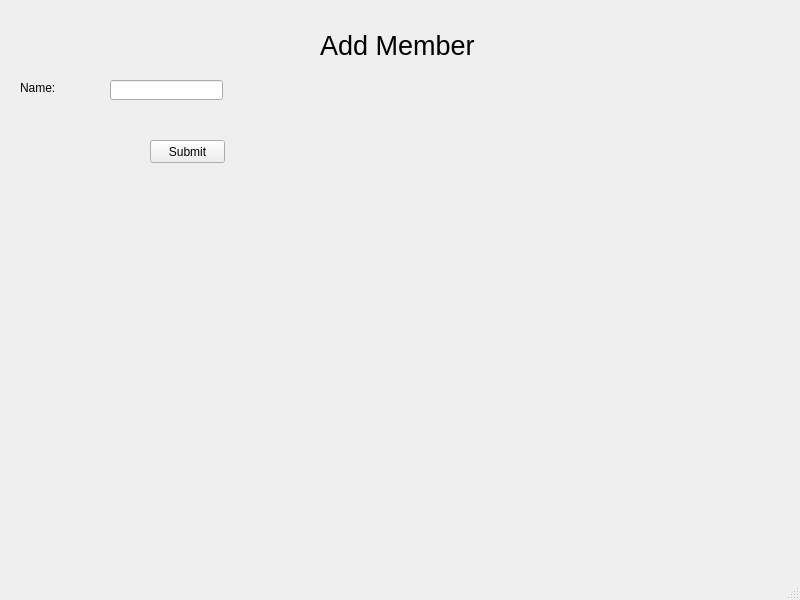
<?xml version="1.0" encoding="UTF-8"?>
<ui version="4.0">
 <class>MainWindow</class>
 <widget class="QMainWindow" name="MainWindow">
  <property name="geometry">
   <rect>
    <x>0</x>
    <y>0</y>
    <width>800</width>
    <height>600</height>
   </rect>
  </property>
  <property name="windowTitle">
   <string>MainWindow</string>
  </property>
  <widget class="QWidget" name="centralwidget">
   <widget class="QLabel" name="title">
    <property name="geometry">
     <rect>
      <x>320</x>
      <y>0</y>
      <width>171</width>
      <height>91</height>
     </rect>
    </property>
    <property name="font">
     <font>
      <pointsize>20</pointsize>
     </font>
    </property>
    <property name="text">
     <string>Add Member</string>
    </property>
   </widget>
   <widget class="QLabel" name="name_label">
    <property name="geometry">
     <rect>
      <x>20</x>
      <y>80</y>
      <width>81</width>
      <height>16</height>
     </rect>
    </property>
    <property name="text">
     <string>Name:</string>
    </property>
   </widget>
   <widget class="QLineEdit" name="name_entry">
    <property name="geometry">
     <rect>
      <x>110</x>
      <y>80</y>
      <width>113</width>
      <height>20</height>
     </rect>
    </property>
    <property name="text">
     <string/>
    </property>
   </widget>
   <widget class="QPushButton" name="submission_button">
    <property name="geometry">
     <rect>
      <x>150</x>
      <y>140</y>
      <width>75</width>
      <height>23</height>
     </rect>
    </property>
    <property name="text">
     <string>Submit</string>
    </property>
   </widget>
  </widget>
  <widget class="QMenuBar" name="menubar">
   <property name="geometry">
    <rect>
     <x>0</x>
     <y>0</y>
     <width>800</width>
     <height>21</height>
    </rect>
   </property>
  </widget>
  <widget class="QStatusBar" name="statusbar"/>
 </widget>
 <resources/>
 <connections/>
</ui>
